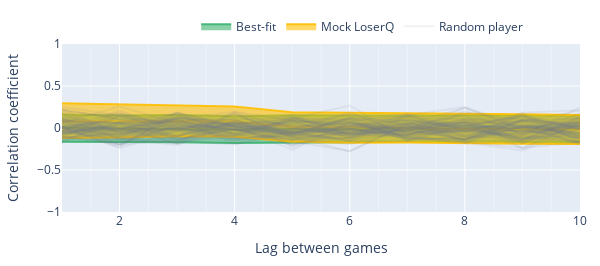

Notebook cell for this chart:
### Code cell
import plotly.graph_objects as go
from plotly.subplots import make_subplots
import numpy as np
import random 

fig = go.Figure()

once = True
    
fill_autocorrelation = go.Scatter(
    x=np.concatenate((x_values, x_values[::-1])),
    y=np.concatenate((
        np.percentile(simulated_autocorrelation, 5, axis=0),
        np.percentile(simulated_autocorrelation, 95, axis=0)[::-1]
    )),
    fill='toself',
    fillcolor='rgba(60,179,113,0.6)',
    line=dict(color='rgba(60,179,113,0.9)'),
    name='Best-fit',
    showlegend=True,
    legendgroup='simulated_autocorr'
)

median_autocorrelation = go.Scatter(
    x=x_values,
    y=np.median(simulated_autocorrelation, axis=0),
    mode='lines',
    name='Random',
    line=dict(color='rgba(60,179,113,0.9)'),
    showlegend=False,
    legendgroup='simulated_autocorr'
)

fig.add_trace(fill_autocorrelation)
fig.add_trace(median_autocorrelation)

fill_loserq = go.Scatter(
    x=np.concatenate((x_values, x_values[::-1])),
    y=np.concatenate((
        np.percentile(mock_loserq_autocorrelation, 5, axis=0),
        np.percentile(mock_loserq_autocorrelation, 95, axis=0)[::-1]
    )),
    fill='toself',
    fillcolor='rgba(255, 191, 0, 0.6)',
    line=dict(color='rgba(255, 191, 0, 0.9)'),
    name='Mock LoserQ',
    showlegend=True,
    legendgroup='simulated_loserq'
)

median_loserq = go.Scatter(
    x=x_values,
    y=np.median(mock_loserq_autocorrelation, axis=0),
    mode='lines',
    name='Random',
    line=dict(color='rgba(255, 191, 0, 0.6)'),
    showlegend=False,
    legendgroup='simulated_loserq'
)

fig.add_trace(fill_loserq)
fig.add_trace(median_loserq)

for i in random.choices(np.arange(3100), k=80):
    
    autocorr_trace = go.Scatter(
        x=x_values,
        y=autocorrelation[i],
        mode='lines',
        name=f'Random player',
        legendgroup='autocorr_sample',
        showlegend=once,
        line=dict(color='rgba(108, 122, 137, 0.1)'),
        hoverinfo='skip'
    )
    
    once = False
    
    fig.add_trace(autocorr_trace)

fig['layout']['xaxis1']['title']="Lag between games"
fig['layout']['yaxis1']['title']="Correlation coefficient"

fig.update_layout(
    margin=dict(l=20, r=20, t=20, b=20),
    width=600, height=800/3,
    legend=dict(
        orientation="h",
        yanchor="bottom",
        y=1.02,
        xanchor="right",
        x=0.9
    )
)

fig.update_xaxes(showgrid=True, minor=dict(showgrid=True))
fig.update_yaxes(range=[-1,1])
fig.show()

with open("docs/loserQ/assets/true_data_correlation.json", "w") as f:
    f.write(fig.to_json())

### Figure 1 — Plotly figure (JSON) as saved in the notebook; plotly's stock layout.template omitted (floating-point values rounded to 4 significant figures)
{"data": [{"fill": "toself", "fillcolor": "rgba(60,179,113,0.6)", "legendgroup": "simulated_autocorr", "line": {"color": "rgba(60,179,113,0.9)"}, "name": "Best-fit", "showlegend": true, "type": "scatter", "x": [1, 2, 3, 4, 5, 6, 7, 8, 9, 10, 10, 9, 8, 7, 6, 5, 4, 3, 2, 1], "y": [-0.1646, -0.166, -0.1707, -0.18, -0.1728, -0.1656, -0.1628, -0.1636, -0.1634, -0.1667, 0.1503, 0.1488, 0.1509, 0.1473, 0.1489, 0.1525, 0.1408, 0.155, 0.15, 0.1601]}, {"legendgroup": "simulated_autocorr", "line": {"color": "rgba(60,179,113,0.9)"}, "mode": "lines", "name": "Random", "showlegend": false, "type": "scatter", "x": [1, 2, 3, 4, 5, 6, 7, 8, 9, 10], "y": [0.003559, -0.006273, -0.01167, -0.01965, -0.0109, -0.007323, -0.01043, -0.006311, -0.01004, -0.008966]}, {"fill": "toself", "fillcolor": "rgba(255, 191, 0, 0.6)", "legendgroup": "simulated_loserq", "line": {"color": "rgba(255, 191, 0, 0.9)"}, "name": "Mock LoserQ", "showlegend": true, "type": "scatter", "x": [1, 2, 3, 4, 5, 6, 7, 8, 9, 10, 10, 9, 8, 7, 6, 5, 4, 3, 2, 1], "y": [-0.1191, -0.1136, -0.09864, -0.1045, -0.1646, -0.1759, -0.1713, -0.1835, -0.1878, -0.1893, 0.1546, 0.1635, 0.1691, 0.1792, 0.1876, 0.1863, 0.2557, 0.2696, 0.2848, 0.2939]}, {"legendgroup": "simulated_loserq", "line": {"color": "rgba(255, 191, 0, 0.6)"}, "mode": "lines", "name": "Random", "showlegend": false, "type": "scatter", "x": [1, 2, 3, 4, 5, 6, 7, 8, 9, 10], "y": [0.08039, 0.08067, 0.08232, 0.07772, 0.0114, 0.007634, -0.0009804, -0.01164, -0.01416, -0.01769]}, {"hoverinfo": "skip", "legendgroup": "autocorr_sample", "line": {"color": "rgba(108, 122, 137, 0.1)"}, "mode": "lines", "name": "Random player", "showlegend": true, "type": "scatter", "x": [1, 2, 3, 4, 5, 6, 7, 8, 9, 10], "y": [-0.07339, 0.06208, 0.1763, -0.08382, 0.07206, 0.06207, -0.09426, 0.1867, 0.09245, -0.02219]}, {"hoverinfo": "skip", "legendgroup": "autocorr_sample", "line": {"color": "rgba(108, 122, 137, 0.1)"}, "mode": "lines", "name": "Random player", "showlegend": false, "type": "scatter", "x": [1, 2, 3, 4, 5, 6, 7, 8, 9, 10], "y": [-0.04137, 0.02878, -0.08244, 0.02815, -0.08307, 0.1292, -0.1241, -0.1337, 0.07865, 0.02748]}, {"hoverinfo": "skip", "legendgroup": "autocorr_sample", "line": {"color": "rgba(108, 122, 137, 0.1)"}, "mode": "lines", "name": "Random player", "showlegend": false, "type": "scatter", "x": [1, 2, 3, 4, 5, 6, 7, 8, 9, 10], "y": [0.0253, 0.07556, 0.06704, -0.146, -0.03696, 0.0133, 0.001562, -0.006957, 0.0433, -0.06747]}, {"hoverinfo": "skip", "legendgroup": "autocorr_sample", "line": {"color": "rgba(108, 122, 137, 0.1)"}, "mode": "lines", "name": "Random player", "showlegend": false, "type": "scatter", "x": [1, 2, 3, 4, 5, 6, 7, 8, 9, 10], "y": [0.01008, 0.06328, -0.1158, -0.1291, -0.1374, -0.06038, 0.05437, 0.06489, 0.05655, -0.1225]}, {"hoverinfo": "skip", "legendgroup": "autocorr_sample", "line": {"color": "rgba(108, 122, 137, 0.1)"}, "mode": "lines", "name": "Random player", "showlegend": false, "type": "scatter", "x": [1, 2, 3, 4, 5, 6, 7, 8, 9, 10], "y": [0.1638, -0.07966, -0.1342, -0.01939, -0.1359, -0.04067, 0.01219, -0.08468, 0.01051, 0.08298]}, {"hoverinfo": "skip", "legendgroup": "autocorr_sample", "line": {"color": "rgba(108, 122, 137, 0.1)"}, "mode": "lines", "name": "Random player", "showlegend": false, "type": "scatter", "x": [1, 2, 3, 4, 5, 6, 7, 8, 9, 10], "y": [-0.001626, 0.1131, -0.1443, -0.1949, -0.04095, -0.05238, -0.08342, 0.07267, -0.06067, 0.176]}, {"hoverinfo": "skip", "legendgroup": "autocorr_sample", "line": {"color": "rgba(108, 122, 137, 0.1)"}, "mode": "lines", "name": "Random player", "showlegend": false, "type": "scatter", "x": [1, 2, 3, 4, 5, 6, 7, 8, 9, 10], "y": [0.22, 0.1055, 0.07424, -0.02137, -0.05266, 0.02198, 0.09661, 0.02373, 0.14, -0.01612]}, {"hoverinfo": "skip", "legendgroup": "autocorr_sample", "line": {"color": "rgba(108, 122, 137, 0.1)"}, "mode": "lines", "name": "Random player", "showlegend": false, "type": "scatter", "x": [1, 2, 3, 4, 5, 6, 7, 8, 9, 10], "y": [0.22, -0.06086, -0.008952, 0.02408, -0.06766, -0.1594, -0.1491, 0.02759, -0.0453, -0.01226]}, {"hoverinfo": "skip", "legendgroup": "autocorr_sample", "line": {"color": "rgba(108, 122, 137, 0.1)"}, "mode": "lines", "name": "Random player", "showlegend": false, "type": "scatter", "x": [1, 2, 3, 4, 5, 6, 7, 8, 9, 10], "y": [-0.01248, -0.1016, 0.1492, 0.01993, 0.02993, -0.04036, 0.009783, 0.01978, 0.02978, -0.06178]}, {"hoverinfo": "skip", "legendgroup": "autocorr_sample", "line": {"color": "rgba(108, 122, 137, 0.1)"}, "mode": "lines", "name": "Random player", "showlegend": false, "type": "scatter", "x": [1, 2, 3, 4, 5, 6, 7, 8, 9, 10], "y": [-0.06126, -0.02812, 0.1729, -0.06847, 0.04859, -0.02491, -0.07918, -0.004079, 0.006337, -0.04443]}, {"hoverinfo": "skip", "legendgroup": "autocorr_sample", "line": {"color": "rgba(108, 122, 137, 0.1)"}, "mode": "lines", "name": "Random player", "showlegend": false, "type": "scatter", "x": [1, 2, 3, 4, 5, 6, 7, 8, 9, 10], "y": [0.09274, 0.05936, 0.1134, 0.1944, 0.09029, 0.02987, 0.1442, 0.09419, 0.1045, 0.02742]}, {"hoverinfo": "skip", "legendgroup": "autocorr_sample", "line": {"color": "rgba(108, 122, 137, 0.1)"}, "mode": "lines", "name": "Random player", "showlegend": false, "type": "scatter", "x": [1, 2, 3, 4, 5, 6, 7, 8, 9, 10], "y": [0.22, 0.1055, 0.07424, -0.02137, -0.05266, 0.02198, 0.09661, 0.02373, 0.14, -0.01612]}, {"hoverinfo": "skip", "legendgroup": "autocorr_sample", "line": {"color": "rgba(108, 122, 137, 0.1)"}, "mode": "lines", "name": "Random player", "showlegend": false, "type": "scatter", "x": [1, 2, 3, 4, 5, 6, 7, 8, 9, 10], "y": [-0.04844, 0.003466, 0.0781, 0.005217, -0.08653, -0.01576, -0.08864, -0.03674, 0.09836, 0.1087]}, {"hoverinfo": "skip", "legendgroup": "autocorr_sample", "line": {"color": "rgba(108, 122, 137, 0.1)"}, "mode": "lines", "name": "Random player", "showlegend": false, "type": "scatter", "x": [1, 2, 3, 4, 5, 6, 7, 8, 9, 10], "y": [0.06035, -0.1318, -0.2025, 0.05021, 0.1008, -0.01047, -0.06165, -0.09199, -0.1419, 0.1108]}, {"hoverinfo": "skip", "legendgroup": "autocorr_sample", "line": {"color": "rgba(108, 122, 137, 0.1)"}, "mode": "lines", "name": "Random player", "showlegend": false, "type": "scatter", "x": [1, 2, 3, 4, 5, 6, 7, 8, 9, 10], "y": [-0.01, -0.04, 0.13, 0.02, -0.19, -0.12, 0.09, 3.947e-18, -0.13, -0.02]}, {"hoverinfo": "skip", "legendgroup": "autocorr_sample", "line": {"color": "rgba(108, 122, 137, 0.1)"}, "mode": "lines", "name": "Random player", "showlegend": false, "type": "scatter", "x": [1, 2, 3, 4, 5, 6, 7, 8, 9, 10], "y": [-0.1028, -0.195, 0.1199, 0.0895, -0.06242, 0.1289, -0.0635, -0.03417, 0.07822, 0.2098]}, {"hoverinfo": "skip", "legendgroup": "autocorr_sample", "line": {"color": "rgba(108, 122, 137, 0.1)"}, "mode": "lines", "name": "Random player", "showlegend": false, "type": "scatter", "x": [1, 2, 3, 4, 5, 6, 7, 8, 9, 10], "y": [0.08692, -0.09552, 0.1178, 0.02334, -0.07114, -0.01675, 0.1526, 0.251, 0.0145, -0.07998]}, {"hoverinfo": "skip", "legendgroup": "autocorr_sample", "line": {"color": "rgba(108, 122, 137, 0.1)"}, "mode": "lines", "name": "Random player", "showlegend": false, "type": "scatter", "x": [1, 2, 3, 4, 5, 6, 7, 8, 9, 10], "y": [-0.06051, -0.1112, 0.1213, 0.0102, 0.08112, 0.07122, -0.1003, -0.1306, -0.06011, 0.07121]}, {"hoverinfo": "skip", "legendgroup": "autocorr_sample", "line": {"color": "rgba(108, 122, 137, 0.1)"}, "mode": "lines", "name": "Random player", "showlegend": false, "type": "scatter", "x": [1, 2, 3, 4, 5, 6, 7, 8, 9, 10], "y": [-0.0009284, -0.01166, -0.102, 0.1703, -0.1235, -0.1943, -0.02243, -0.1337, 0.01738, -0.01296]}, {"hoverinfo": "skip", "legendgroup": "autocorr_sample", "line": {"color": "rgba(108, 122, 137, 0.1)"}, "mode": "lines", "name": "Random player", "showlegend": false, "type": "scatter", "x": [1, 2, 3, 4, 5, 6, 7, 8, 9, 10], "y": [-0.07701, 0.1386, 0.003359, 0.03578, 0.1282, -0.08595, 0.1708, -0.02445, 0.09016, 0.05927]}, {"hoverinfo": "skip", "legendgroup": "autocorr_sample", "line": {"color": "rgba(108, 122, 137, 0.1)"}, "mode": "lines", "name": "Random player", "showlegend": false, "type": "scatter", "x": [1, 2, 3, 4, 5, 6, 7, 8, 9, 10], "y": [-0.03815, 0.1398, -0.1016, 0.07633, 0.0446, 0.1631, 0.02992, -0.04374, -0.1174, 0.1269]}, {"hoverinfo": "skip", "legendgroup": "autocorr_sample", "line": {"color": "rgba(108, 122, 137, 0.1)"}, "mode": "lines", "name": "Random player", "showlegend": false, "type": "scatter", "x": [1, 2, 3, 4, 5, 6, 7, 8, 9, 10], "y": [0.1293, -0.1313, 0.08894, 0.09936, 0.1325, -0.0861, -0.09492, -0.02331, -0.09681, -0.1091]}, {"hoverinfo": "skip", "legendgroup": "autocorr_sample", "line": {"color": "rgba(108, 122, 137, 0.1)"}, "mode": "lines", "name": "Random player", "showlegend": false, "type": "scatter", "x": [1, 2, 3, 4, 5, 6, 7, 8, 9, 10], "y": [0.05055, -0.003667, -0.184, -0.002798, -0.03479, 0.06111, -0.121, -0.1734, -0.2684, -0.002007]}, {"hoverinfo": "skip", "legendgroup": "autocorr_sample", "line": {"color": "rgba(108, 122, 137, 0.1)"}, "mode": "lines", "name": "Random player", "showlegend": false, "type": "scatter", "x": [1, 2, 3, 4, 5, 6, 7, 8, 9, 10], "y": [0.01831, -0.01339, 0.1001, -0.1233, -0.08965, -0.05597, -0.02669, -0.1426, 0.09726, -0.1029]}, {"hoverinfo": "skip", "legendgroup": "autocorr_sample", "line": {"color": "rgba(108, 122, 137, 0.1)"}, "mode": "lines", "name": "Random player", "showlegend": false, "type": "scatter", "x": [1, 2, 3, 4, 5, 6, 7, 8, 9, 10], "y": [0.06919, 0.1611, 0.0303, -0.0005051, -0.1949, -0.06212, -0.1157, -0.1465, 0.02727, 0.01465]}, {"hoverinfo": "skip", "legendgroup": "autocorr_sample", "line": {"color": "rgba(108, 122, 137, 0.1)"}, "mode": "lines", "name": "Random player", "showlegend": false, "type": "scatter", "x": [1, 2, 3, 4, 5, 6, 7, 8, 9, 10], "y": [-0.1122, -0.06122, 0.05102, -0.1224, -0.07143, 1.45e-18, 0.03061, -0.08163, -0.09184, 0.2449]}, {"hoverinfo": "skip", "legendgroup": "autocorr_sample", "line": {"color": "rgba(108, 122, 137, 0.1)"}, "mode": "lines", "name": "Random player", "showlegend": false, "type": "scatter", "x": [1, 2, 3, 4, 5, 6, 7, 8, 9, 10], "y": [0.1882, -0.04263, 0.007519, -0.1029, -0.1142, -0.1231, -0.01149, -0.1408, -0.1497, 0.06106]}, {"hoverinfo": "skip", "legendgroup": "autocorr_sample", "line": {"color": "rgba(108, 122, 137, 0.1)"}, "mode": "lines", "name": "Random player", "showlegend": false, "type": "scatter", "x": [1, 2, 3, 4, 5, 6, 7, 8, 9, 10], "y": [0.1019, -0.03421, 0.04138, -0.0751, -0.02223, 0.09569, -0.1478, 0.03207, 0.0002627, -0.05427]}, {"hoverinfo": "skip", "legendgroup": "autocorr_sample", "line": {"color": "rgba(108, 122, 137, 0.1)"}, "mode": "lines", "name": "Random player", "showlegend": false, "type": "scatter", "x": [1, 2, 3, 4, 5, 6, 7, 8, 9, 10], "y": [-0.03306, 0.1661, 0.09299, 0.04167, 0.1556, -0.08446, 0.009438, -0.1054, -0.1149, -0.168]}, {"hoverinfo": "skip", "legendgroup": "autocorr_sample", "line": {"color": "rgba(108, 122, 137, 0.1)"}, "mode": "lines", "name": "Random player", "showlegend": false, "type": "scatter", "x": [1, 2, 3, 4, 5, 6, 7, 8, 9, 10], "y": [-0.05211, -0.1251, -0.1776, 0.08292, -0.09381, -0.02044, -0.0313, 0.06249, -0.1355, 0.1037]}, {"hoverinfo": "skip", "legendgroup": "autocorr_sample", "line": {"color": "rgba(108, 122, 137, 0.1)"}, "mode": "lines", "name": "Random player", "showlegend": false, "type": "scatter", "x": [1, 2, 3, 4, 5, 6, 7, 8, 9, 10], "y": [0.06095, 0.2564, 0.06029, 0.1744, -0.1042, 0.02994, -0.0623, 0.01056, 0.0008686, 0.03245]}, {"hoverinfo": "skip", "legendgroup": "autocorr_sample", "line": {"color": "rgba(108, 122, 137, 0.1)"}, "mode": "lines", "name": "Random player", "showlegend": false, "type": "scatter", "x": [1, 2, 3, 4, 5, 6, 7, 8, 9, 10], "y": [-0.1152, -0.146, -0.155, 0.03831, -0.01169, 0.1624, -0.05399, -0.04379, -0.03358, 0.01759]}, {"hoverinfo": "skip", "legendgroup": "autocorr_sample", "line": {"color": "rgba(108, 122, 137, 0.1)"}, "mode": "lines", "name": "Random player", "showlegend": false, "type": "scatter", "x": [1, 2, 3, 4, 5, 6, 7, 8, 9, 10], "y": [0.0003475, -0.005577, -0.09932, -0.01743, -0.02335, 0.05854, -0.1069, -0.008869, -0.1304, 0.08322]}, {"hoverinfo": "skip", "legendgroup": "autocorr_sample", "line": {"color": "rgba(108, 122, 137, 0.1)"}, "mode": "lines", "name": "Random player", "showlegend": false, "type": "scatter", "x": [1, 2, 3, 4, 5, 6, 7, 8, 9, 10], "y": [0.07027, -0.04548, -0.1193, -0.08417, -0.116, -0.04702, 0.04698, 0.2418, -0.01672, -0.06552]}, {"hoverinfo": "skip", "legendgroup": "autocorr_sample", "line": {"color": "rgba(108, 122, 137, 0.1)"}, "mode": "lines", "name": "Random player", "showlegend": false, "type": "scatter", "x": [1, 2, 3, 4, 5, 6, 7, 8, 9, 10], "y": [-0.06503, 0.04994, -0.001754, -0.1401, -0.08737, -0.1191, 0.1448, -0.03579, -0.06749, 0.02749]}, {"hoverinfo": "skip", "legendgroup": "autocorr_sample", "line": {"color": "rgba(108, 122, 137, 0.1)"}, "mode": "lines", "name": "Random player", "showlegend": false, "type": "scatter", "x": [1, 2, 3, 4, 5, 6, 7, 8, 9, 10], "y": [0.1007, -0.03082, 0.1005, -0.07143, -0.02092, 0.1912, -0.08154, 0.0902, 0.0803, -0.1321]}, {"hoverinfo": "skip", "legendgroup": "autocorr_sample", "line": {"color": "rgba(108, 122, 137, 0.1)"}, "mode": "lines", "name": "Random player", "showlegend": false, "type": "scatter", "x": [1, 2, 3, 4, 5, 6, 7, 8, 9, 10], "y": [-0.03146, -0.1438, -0.03189, 0.1216, 0.03019, -0.06128, 0.0306, -0.1434, 0.1527, -0.1638]}, {"hoverinfo": "skip", "legendgroup": "autocorr_sample", "line": {"color": "rgba(108, 122, 137, 0.1)"}, "mode": "lines", "name": "Random player", "showlegend": false, "type": "scatter", "x": [1, 2, 3, 4, 5, 6, 7, 8, 9, 10], "y": [-0.04643, -0.03579, -0.006281, 0.1097, -0.2257, -0.02315, 0.01188, 0.1712, -0.07775, 0.0438]}, {"hoverinfo": "skip", "legendgroup": "autocorr_sample", "line": {"color": "rgba(108, 122, 137, 0.1)"}, "mode": "lines", "name": "Random player", "showlegend": false, "type": "scatter", "x": [1, 2, 3, 4, 5, 6, 7, 8, 9, 10], "y": [0.04626, -0.1079, 0.006713, 0.03914, -0.05506, -0.1459, -0.05352, -0.002225, 0.007979, 0.05927]}, {"hoverinfo": "skip", "legendgroup": "autocorr_sample", "line": {"color": "rgba(108, 122, 137, 0.1)"}, "mode": "lines", "name": "Random player", "showlegend": false, "type": "scatter", "x": [1, 2, 3, 4, 5, 6, 7, 8, 9, 10], "y": [-0.0766, 0.04349, -0.1844, 0.1957, -0.0109, 0.1082, -0.1197, 0.04393, -0.1414, 0.1304]}, {"hoverinfo": "skip", "legendgroup": "autocorr_sample", "line": {"color": "rgba(108, 122, 137, 0.1)"}, "mode": "lines", "name": "Random player", "showlegend": false, "type": "scatter", "x": [1, 2, 3, 4, 5, 6, 7, 8, 9, 10], "y": [-0.03306, -0.02264, 0.007772, -0.127, 0.09208, -0.1262, 0.009438, -0.02188, -0.03321, 0.1242]}, {"hoverinfo": "skip", "legendgroup": "autocorr_sample", "line": {"color": "rgba(108, 122, 137, 0.1)"}, "mode": "lines", "name": "Random player", "showlegend": false, "type": "scatter", "x": [1, 2, 3, 4, 5, 6, 7, 8, 9, 10], "y": [0.0199, -0.1109, -0.1204, -0.09072, -0.06101, -0.01047, -0.1217, -0.1312, 0.1816, 0.2113]}, {"hoverinfo": "skip", "legendgroup": "autocorr_sample", "line": {"color": "rgba(108, 122, 137, 0.1)"}, "mode": "lines", "name": "Random player", "showlegend": false, "type": "scatter", "x": [1, 2, 3, 4, 5, 6, 7, 8, 9, 10], "y": [-0.0357, 0.212, -0.03305, -0.1504, -0.0304, 0.02259, -0.009567, 0.1104, 0.1208, 0.003501]}, {"hoverinfo": "skip", "legendgroup": "autocorr_sample", "line": {"color": "rgba(108, 122, 137, 0.1)"}, "mode": "lines", "name": "Random player", "showlegend": false, "type": "scatter", "x": [1, 2, 3, 4, 5, 6, 7, 8, 9, 10], "y": [-0.09518, -0.1867, 0.04525, -0.02503, 0.08412, -0.1066, 0.004966, 0.1543, -0.2372, -0.1658]}, {"hoverinfo": "skip", "legendgroup": "autocorr_sample", "line": {"color": "rgba(108, 122, 137, 0.1)"}, "mode": "lines", "name": "Random player", "showlegend": false, "type": "scatter", "x": [1, 2, 3, 4, 5, 6, 7, 8, 9, 10], "y": [-0.1535, -0.02071, -0.01061, 0.08131, -0.04949, -0.01667, -0.08838, -0.1828, 0.09545, 0.04192]}, {"hoverinfo": "skip", "legendgroup": "autocorr_sample", "line": {"color": "rgba(108, 122, 137, 0.1)"}, "mode": "lines", "name": "Random player", "showlegend": false, "type": "scatter", "x": [1, 2, 3, 4, 5, 6, 7, 8, 9, 10], "y": [0.01064, -0.149, 0.01108, 0.02172, 0.1175, 0.1073, 0.05363, 0.1286, 0.01151, 0.06472]}, {"hoverinfo": "skip", "legendgroup": "autocorr_sample", "line": {"color": "rgba(108, 122, 137, 0.1)"}, "mode": "lines", "name": "Random player", "showlegend": false, "type": "scatter", "x": [1, 2, 3, 4, 5, 6, 7, 8, 9, 10], "y": [-0.06509, 0.06907, -0.1514, 0.08928, -0.04223, -0.1562, 0.001785, 0.09459, 0.02199, -0.09197]}, {"hoverinfo": "skip", "legendgroup": "autocorr_sample", "line": {"color": "rgba(108, 122, 137, 0.1)"}, "mode": "lines", "name": "Random player", "showlegend": false, "type": "scatter", "x": [1, 2, 3, 4, 5, 6, 7, 8, 9, 10], "y": [-0.1177, -0.06655, -0.09731, 0.05503, 0.06523, -0.04747, -0.01553, -0.005324, -0.03609, -0.08609]}, {"hoverinfo": "skip", "legendgroup": "autocorr_sample", "line": {"color": "rgba(108, 122, 137, 0.1)"}, "mode": "lines", "name": "Random player", "showlegend": false, "type": "scatter", "x": [1, 2, 3, 4, 5, 6, 7, 8, 9, 10], "y": [0.01967, 0.00998, -0.1861, -0.05195, 0.1022, 0.07122, -0.0423, 0.07056, 0.01832, 0.008625]}, {"hoverinfo": "skip", "legendgroup": "autocorr_sample", "line": {"color": "rgba(108, 122, 137, 0.1)"}, "mode": "lines", "name": "Random player", "showlegend": false, "type": "scatter", "x": [1, 2, 3, 4, 5, 6, 7, 8, 9, 10], "y": [0.09971, 0.009564, -0.02084, -0.02997, 0.06114, -0.06951, -0.04018, -0.03008, -0.0007439, -0.1739]}, {"hoverinfo": "skip", "legendgroup": "autocorr_sample", "line": {"color": "rgba(108, 122, 137, 0.1)"}, "mode": "lines", "name": "Random player", "showlegend": false, "type": "scatter", "x": [1, 2, 3, 4, 5, 6, 7, 8, 9, 10], "y": [0.1608, -0.05088, -0.02117, -0.01107, 0.1204, 0.09002, 0.1001, -0.0111, -0.1027, -0.1135]}, {"hoverinfo": "skip", "legendgroup": "autocorr_sample", "line": {"color": "rgba(108, 122, 137, 0.1)"}, "mode": "lines", "name": "Random player", "showlegend": false, "type": "scatter", "x": [1, 2, 3, 4, 5, 6, 7, 8, 9, 10], "y": [-0.001009, -0.2012, 0.04045, 0.05098, -0.1071, -0.07615, -0.02348, 0.2399, -0.02416, -0.1183]}, {"hoverinfo": "skip", "legendgroup": "autocorr_sample", "line": {"color": "rgba(108, 122, 137, 0.1)"}, "mode": "lines", "name": "Random player", "showlegend": false, "type": "scatter", "x": [1, 2, 3, 4, 5, 6, 7, 8, 9, 10], "y": [-0.0853, 0.03126, -0.08466, 0.05231, -0.06361, 0.05162, 0.08389, -0.1789, 0.02198, -0.2]}, {"hoverinfo": "skip", "legendgroup": "autocorr_sample", "line": {"color": "rgba(108, 122, 137, 0.1)"}, "mode": "lines", "name": "Random player", "showlegend": false, "type": "scatter", "x": [1, 2, 3, 4, 5, 6, 7, 8, 9, 10], "y": [-0.18, 0.1443, -0.03397, 0.05993, -0.05487, 0.01902, 0.05118, 0.01986, 0.1555, -0.001051]}, {"hoverinfo": "skip", "legendgroup": "autocorr_sample", "line": {"color": "rgba(108, 122, 137, 0.1)"}, "mode": "lines", "name": "Random player", "showlegend": false, "type": "scatter", "x": [1, 2, 3, 4, 5, 6, 7, 8, 9, 10], "y": [-0.148, 0.07706, -0.05966, 0.0552, 0.02282, -0.09538, 0.06826, -0.09284, 0.08932, -0.07179]}, {"hoverinfo": "skip", "legendgroup": "autocorr_sample", "line": {"color": "rgba(108, 122, 137, 0.1)"}, "mode": "lines", "name": "Random player", "showlegend": false, "type": "scatter", "x": [1, 2, 3, 4, 5, 6, 7, 8, 9, 10], "y": [0.01812, -0.01247, 0.1826, 0.03026, -0.1399, -0.02604, -0.07448, 0.03455, -0.01877, -0.1711]}, {"hoverinfo": "skip", "legendgroup": "autocorr_sample", "line": {"color": "rgba(108, 122, 137, 0.1)"}, "mode": "lines", "name": "Random player", "showlegend": false, "type": "scatter", "x": [1, 2, 3, 4, 5, 6, 7, 8, 9, 10], "y": [0.08853, -0.06173, 0.1085, 0.05763, -0.09263, 0.1177, 0.1277, -0.1636, -0.2337, 0.05673]}, {"hoverinfo": "skip", "legendgroup": "autocorr_sample", "line": {"color": "rgba(108, 122, 137, 0.1)"}, "mode": "lines", "name": "Random player", "showlegend": false, "type": "scatter", "x": [1, 2, 3, 4, 5, 6, 7, 8, 9, 10], "y": [0.08071, 0.05041, 0.06051, -0.01021, -0.1617, -0.2729, 0.0405, -0.01021, -0.04052, 0.1312]}, {"hoverinfo": "skip", "legendgroup": "autocorr_sample", "line": {"color": "rgba(108, 122, 137, 0.1)"}, "mode": "lines", "name": "Random player", "showlegend": false, "type": "scatter", "x": [1, 2, 3, 4, 5, 6, 7, 8, 9, 10], "y": [0.1222, 0.04998, -0.0009871, -0.01068, -0.2068, 0.05122, 0.04025, -0.1145, -0.04296, -0.09521]}, {"hoverinfo": "skip", "legendgroup": "autocorr_sample", "line": {"color": "rgba(108, 122, 137, 0.1)"}, "mode": "lines", "name": "Random player", "showlegend": false, "type": "scatter", "x": [1, 2, 3, 4, 5, 6, 7, 8, 9, 10], "y": [-0.1172, 0.1931, -0.1407, 0.01182, -0.01844, -0.06721, -0.07895, 0.05182, -0.0187, 0.05008]}, {"hoverinfo": "skip", "legendgroup": "autocorr_sample", "line": {"color": "rgba(108, 122, 137, 0.1)"}, "mode": "lines", "name": "Random player", "showlegend": false, "type": "scatter", "x": [1, 2, 3, 4, 5, 6, 7, 8, 9, 10], "y": [-0.09849, -0.1312, -0.009759, -0.06623, 0.1182, 0.0225, -0.03397, 0.044, -0.1819, 0.08932]}, {"hoverinfo": "skip", "legendgroup": "autocorr_sample", "line": {"color": "rgba(108, 122, 137, 0.1)"}, "mode": "lines", "name": "Random player", "showlegend": false, "type": "scatter", "x": [1, 2, 3, 4, 5, 6, 7, 8, 9, 10], "y": [-0.06095, -0.06992, -0.01642, -0.09151, 0.1102, -0.007762, 0.002877, -0.1347, 0.004545, -0.008072]}, {"hoverinfo": "skip", "legendgroup": "autocorr_sample", "line": {"color": "rgba(108, 122, 137, 0.1)"}, "mode": "lines", "name": "Random player", "showlegend": false, "type": "scatter", "x": [1, 2, 3, 4, 5, 6, 7, 8, 9, 10], "y": [0.1215, 0.1743, 0.01538, 0.007275, -0.0008267, -0.05126, -0.04084, 0.205, -0.08085, 0.01422]}, {"hoverinfo": "skip", "legendgroup": "autocorr_sample", "line": {"color": "rgba(108, 122, 137, 0.1)"}, "mode": "lines", "name": "Random player", "showlegend": false, "type": "scatter", "x": [1, 2, 3, 4, 5, 6, 7, 8, 9, 10], "y": [0.25, 0.1522, 0.05435, -0.02174, -0.07609, 1.931e-17, -0.1196, -0.1522, 0.09783, 1.931e-17]}, {"hoverinfo": "skip", "legendgroup": "autocorr_sample", "line": {"color": "rgba(108, 122, 137, 0.1)"}, "mode": "lines", "name": "Random player", "showlegend": false, "type": "scatter", "x": [1, 2, 3, 4, 5, 6, 7, 8, 9, 10], "y": [0.01721, -0.1839, -0.1083, 0.1562, -0.06457, 0.1153, 0.08349, 0.009344, -0.1495, 0.0304]}, {"hoverinfo": "skip", "legendgroup": "autocorr_sample", "line": {"color": "rgba(108, 122, 137, 0.1)"}, "mode": "lines", "name": "Random player", "showlegend": false, "type": "scatter", "x": [1, 2, 3, 4, 5, 6, 7, 8, 9, 10], "y": [0.196, 0.1424, 0.02733, -0.02631, -0.1414, -0.1114, 0.04677, 0.01536, 0.02578, -0.0893]}, {"hoverinfo": "skip", "legendgroup": "autocorr_sample", "line": {"color": "rgba(108, 122, 137, 0.1)"}, "mode": "lines", "name": "Random player", "showlegend": false, "type": "scatter", "x": [1, 2, 3, 4, 5, 6, 7, 8, 9, 10], "y": [-0.03592, -0.003491, 0.1078, -0.1885, -0.05506, -0.1493, 0.1297, 0.03551, -0.1786, 0.03705]}, {"hoverinfo": "skip", "legendgroup": "autocorr_sample", "line": {"color": "rgba(108, 122, 137, 0.1)"}, "mode": "lines", "name": "Random player", "showlegend": false, "type": "scatter", "x": [1, 2, 3, 4, 5, 6, 7, 8, 9, 10], "y": [-0.008418, -0.202, 0.1525, -0.1003, 0.1135, 0.268, -0.1478, -0.01549, 0.1761, -0.1175]}, {"hoverinfo": "skip", "legendgroup": "autocorr_sample", "line": {"color": "rgba(108, 122, 137, 0.1)"}, "mode": "lines", "name": "Random player", "showlegend": false, "type": "scatter", "x": [1, 2, 3, 4, 5, 6, 7, 8, 9, 10], "y": [0.1107, -0.001703, -0.01278, -0.04346, 0.0894, -0.00344, 0.06893, -0.0648, -0.0742, 0.05865]}, {"hoverinfo": "skip", "legendgroup": "autocorr_sample", "line": {"color": "rgba(108, 122, 137, 0.1)"}, "mode": "lines", "name": "Random player", "showlegend": false, "type": "scatter", "x": [1, 2, 3, 4, 5, 6, 7, 8, 9, 10], "y": [-0.1346, 0.03918, 0.09027, 0.01871, 0.009302, 0.06039, -0.01117, 0.0808, -0.1739, 0.01944]}, {"hoverinfo": "skip", "legendgroup": "autocorr_sample", "line": {"color": "rgba(108, 122, 137, 0.1)"}, "mode": "lines", "name": "Random player", "showlegend": false, "type": "scatter", "x": [1, 2, 3, 4, 5, 6, 7, 8, 9, 10], "y": [0.01967, 0.09126, 0.01901, 0.0706, 0.01835, 0.06994, -0.04358, 0.1118, -0.1468, -0.05393]}, {"hoverinfo": "skip", "legendgroup": "autocorr_sample", "line": {"color": "rgba(108, 122, 137, 0.1)"}, "mode": "lines", "name": "Random player", "showlegend": false, "type": "scatter", "x": [1, 2, 3, 4, 5, 6, 7, 8, 9, 10], "y": [0.009731, -0.08711, 0.07182, 0.06024, -0.09964, -0.2799, 0.04952, 0.06016, -0.248, 0.06103]}, {"hoverinfo": "skip", "legendgroup": "autocorr_sample", "line": {"color": "rgba(108, 122, 137, 0.1)"}, "mode": "lines", "name": "Random player", "showlegend": false, "type": "scatter", "x": [1, 2, 3, 4, 5, 6, 7, 8, 9, 10], "y": [0.007917, -0.2372, -0.03384, 0.1695, 0.009654, -0.1076, 0.1366, -0.04551, -0.0775, -0.1725]}, {"hoverinfo": "skip", "legendgroup": "autocorr_sample", "line": {"color": "rgba(108, 122, 137, 0.1)"}, "mode": "lines", "name": "Random player", "showlegend": false, "type": "scatter", "x": [1, 2, 3, 4, 5, 6, 7, 8, 9, 10], "y": [-0.1181, -0.1679, -0.03438, -0.06526, 0.08708, 0.03733, 0.006439, 0.0766, -0.1186, -0.1495]}, {"hoverinfo": "skip", "legendgroup": "autocorr_sample", "line": {"color": "rgba(108, 122, 137, 0.1)"}, "mode": "lines", "name": "Random player", "showlegend": false, "type": "scatter", "x": [1, 2, 3, 4, 5, 6, 7, 8, 9, 10], "y": [0.08853, 0.05846, 0.08769, -0.0225, -0.07179, 0.09846, -0.1528, -0.1027, 0.04673, -0.1837]}, {"hoverinfo": "skip", "legendgroup": "autocorr_sample", "line": {"color": "rgba(108, 122, 137, 0.1)"}, "mode": "lines", "name": "Random player", "showlegend": false, "type": "scatter", "x": [1, 2, 3, 4, 5, 6, 7, 8, 9, 10], "y": [0.003559, -0.228, 0.1846, 0.01504, -0.2568, 0.0753, 0.1658, -0.106, -0.01548, 0.07504]}, {"hoverinfo": "skip", "legendgroup": "autocorr_sample", "line": {"color": "rgba(108, 122, 137, 0.1)"}, "mode": "lines", "name": "Random player", "showlegend": false, "type": "scatter", "x": [1, 2, 3, 4, 5, 6, 7, 8, 9, 10], "y": [-0.03853, -0.008887, 0.1274, 0.0539, -0.04232, -0.009178, 0.001238, -0.05303, 0.1444, -0.1581]}, {"hoverinfo": "skip", "legendgroup": "autocorr_sample", "line": {"color": "rgba(108, 122, 137, 0.1)"}, "mode": "lines", "name": "Random player", "showlegend": false, "type": "scatter", "x": [1, 2, 3, 4, 5, 6, 7, 8, 9, 10], "y": [0.0865, -0.1971, -0.1448, -0.008546, 0.001763, -0.09009, -0.01398, 0.06213, 0.07244, -0.1272]}, {"hoverinfo": "skip", "legendgroup": "autocorr_sample", "line": {"color": "rgba(108, 122, 137, 0.1)"}, "mode": "lines", "name": "Random player", "showlegend": false, "type": "scatter", "x": [1, 2, 3, 4, 5, 6, 7, 8, 9, 10], "y": [0.07383, -0.08604, 0.1798, 0.01994, -0.05479, -0.001802, 0.03301, -0.04172, 0.01127, 0.1494]}, {"hoverinfo": "skip", "legendgroup": "autocorr_sample", "line": {"color": "rgba(108, 122, 137, 0.1)"}, "mode": "lines", "name": "Random player", "showlegend": false, "type": "scatter", "x": [1, 2, 3, 4, 5, 6, 7, 8, 9, 10], "y": [0.01665, -0.1161, -0.1657, -0.09585, -0.004732, -0.07565, -0.02504, 0.06608, -0.04534, 0.02654]}], "layout": {"height": 266.7, "legend": {"orientation": "h", "x": 0.9, "xanchor": "right", "y": 1.02, "yanchor": "bottom"}, "margin": {"b": 20, "l": 20, "r": 20, "t": 20}, "width": 600, "xaxis": {"minor": {"showgrid": true}, "showgrid": true, "title": {"text": "Lag between games"}}, "yaxis": {"range": [-1, 1], "title": {"text": "Correlation coefficient"}}}}
